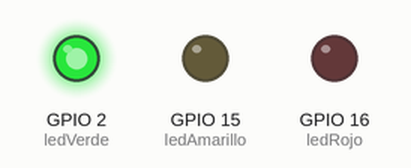
Simulated run of this program. Board: ESP32 board running MicroPython. Shown: output pins drawn as LEDs (lit = HIGH).

Above: at 2.5 s.
At 6.5 s:
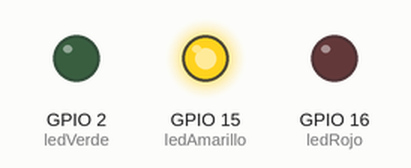
At 10.5 s:
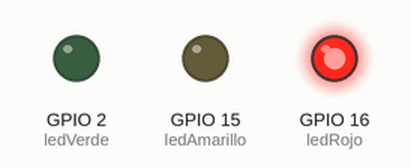
At 14.0 s:
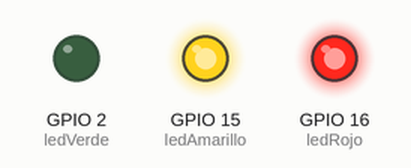
Timing chart, 0 to 19.5 s (numbered marks = the images above):
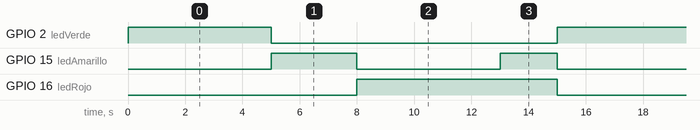

Measured:
- by itself, GPIO 2 (ledVerde): alternates HIGH for 5.0 s and LOW for 10.0 s
- by itself, GPIO 15 (ledAmarillo): repeats every 15.0 s: LOW 5.0 s, HIGH 2.0 s, LOW 5.0 s, HIGH 3.0 s
- by itself, GPIO 16 (ledRojo): alternates HIGH for 7.0 s and LOW for 8.0 s

The program:

semaforo.py
```python
from machine import Pin
import utime

ledVerde = Pin(2, Pin.OUT)
ledAmarillo = Pin(15, Pin.OUT)
ledRojo = Pin(16, Pin.OUT)
while True:
    ledVerde.on()
    ledAmarillo.off()
    ledRojo.off()
    utime.sleep(5)
    ledVerde.off()
    ledAmarillo.on()
    ledRojo.off()
    utime.sleep(3)
    ledVerde.off()
    ledAmarillo.off()
    ledRojo.on()
    utime.sleep(5)
    ledVerde.off()
    ledAmarillo.on()
    ledRojo.on()
    utime.sleep(2)
    
```
